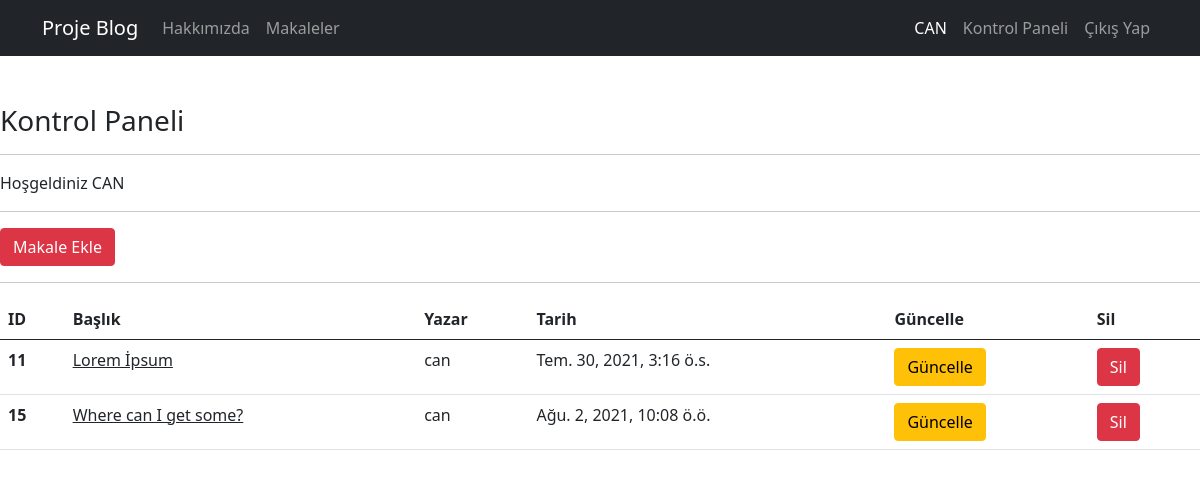
Screenshot of /articles/dashboard/ (signed in) with the database file from the repository.
### article/models.py (models this page shows, shortened)
class Article (models.Model):
    author = models.ForeignKey("auth.User", on_delete= models.CASCADE, verbose_name="Yazar")
    title = models.CharField(max_length=50, verbose_name= "Başlık")
    content = RichTextField()
    created_date = models.DateTimeField(auto_now_add=True)
    article_image = models.FileField(blank = True, null= True, verbose_name="Makaleye Fotoğraf Ekleyin")

### article/views.py (the view)
# urls.py: path('dashboard/', views.dashboard, name ="dashboard"),
@login_required(login_url="user:login")
def dashboard(request):
    articles = Article.objects.filter(author = request.user)
    context = {
        "articles":articles
    }
    return render(request, "dashboard.html",context)

### templates/dashboard.html
{% extends "layout.html" %}
{% block body %}
    <h3 class="mt-5">Kontrol Paneli</h3>
    <hr>
    <p>Hoşgeldiniz {{request.user.username.upper}}</p>
    <hr>
    <a class="btn btn-danger" href="/articles/addarticle">Makale Ekle</a>
    <hr>
    {% if articles %}
    <table class="table">
    <thead>
        <tr>
        <th scope="col">ID</th>
        <th scope="col">Başlık</th>
        <th scope="col">Yazar</th>
        <th scope="col">Tarih</th>
        <th scope="col">Güncelle</th>
        <th scope="col">Sil</th>
        </tr>
    </thead>
     <tbody>
     {% for article in articles  %}
        <tr>
            <th scope="row">{{article.id}}</th>
            <td> <a href="/articles/article/{{article.id}}" class ="text-dark">{{article.title}}</a></td>
            <td>{{article.author.username}}</td>
            <td>{{article.created_date}}</td>
            <td><a href="/articles/update/{{article.id}}" class="btn btn-warning">Güncelle</a></td>
            <td><a href="/articles/delete/{{article.id}}" class="btn btn-danger">Sil</a></td>
        </tr>
     {% endfor %}
    </tbody>
    </table>
    {% else %}
        <div class="alert alert-danger">Henüz bir makaleniz bulunmuyor!</div>
    {% endif %}
{% endblock body %}

### templates/includes/navbar.html (shortened to what this page needs)
<nav class="navbar navbar-expand-lg navbar-dark bg-dark">
    <div class="container">
      <a class="navbar-brand" href="{% url 'index'%}">Proje Blog</a>
      <div class="collapse navbar-collapse " id="navbarNavAltMarkup">
        <div class="navbar-nav ">
            <a class="nav-link" href="{% url 'about'%}">Hakkımızda</a>
            <a class="nav-link" href="{% url 'article:articles'%}">Makaleler</a>
        </div>
        <div class="navbar-nav  ms-auto">
          {% if request.user.is_authenticated %}
            <a class="nav-link active" href="#">{{request.user.username.upper}}</a>
            <a class="nav-link" href="{% url 'article:dashboard'%}">Kontrol Paneli</a>
            <a class="nav-link" href="{% url 'user:logout'%}">Çıkış Yap</a>
          {% else %}
            <a class="nav-link" href="{% url 'user:login' %}">Giriş Yap</a>
            <a class="nav-link" href="{% url 'user:register'%}">Kayıt Ol</a>
          {% endif %}
        </div>
      </div>
    </div>
</nav>

### rows the page displays
Article: id "11", title "Lorem İpsum", author.username "can", created_date "Tem. 30, 2021, 3:16 ö.s."
Article: id "15", title "Where can I get some?", author.username "can", created_date "Ağu. 2, 2021, 10:08 ö.ö."

### other values shown
{{ request.user.username.upper }} "CAN"
